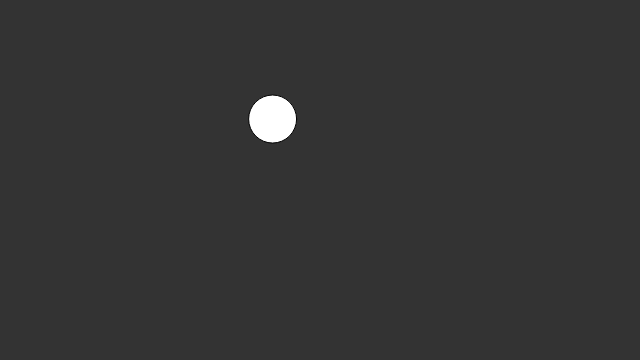
Frame 1 (no input)
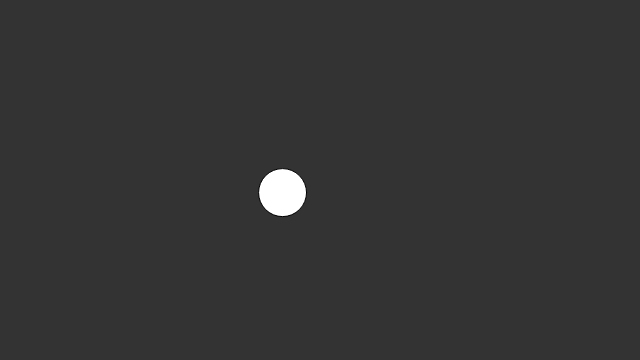
Frame 60 (no input)
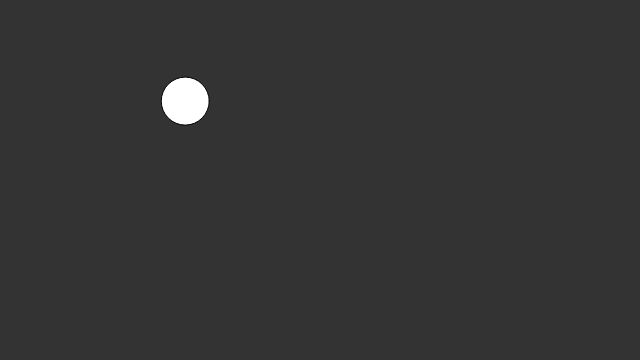
Frame 120 (the mouse pressed at the canvas centre since frame 60)

The p5.js sketch that drew these frames (run headless with seeded random() and noise() and a simulated clock; from frame 60 on, the mouse is pressed at the canvas centre):

// p5.js sketch
// ── sketch.js
// Daniel Shiffman
// https://www.kadenze.com/courses/the-nature-of-code
// http://natureofcode.com/
// Session 1: Perlin noise

// "x-offset" in Perlin noise space
var xoff = 0.5;
var yoff = 0.8;  //初期値

function setup() {
  createCanvas(640, 360);
}

function draw() {
  background(51);

  // "regular" randomness
  //var x = random(0, width);
    
  // Perlin noise value
   var x = noise(xoff) * width;
   var y = noise(yoff) * height;
   //document.write("【"+x+"-"+y+"】");

  // Move through perlin noise space
    xoff += 0.05;
    yoff += 0.05;     //x軸の幅

  fill(255);
  ellipse(x, y, 48, 48);
}

//バラバラに変化させたい要素に対して、それぞれ別の「初期値」を用意しておくというのは、noise()を使う際のポイントです。noise()では、通常、プログラムを一度起動すると、終了して起動し直すまでシード値が固定され、同じ引数（座標値）に対しては、同じ値を返すようになります。例えばこのデモの場合、xとyの移動量を出すnoise()に同じ引数を与えてしまうと、毎フレームごとのxとyの変化量は全く同じになります。つまり、直線上しか移動しなくなってしまうのです。よく考えると当たり前なのですが、慣れるまではうっかりしがちなのでご注意を。

//https://infosmith.biz/blog/it/p5js-noise
